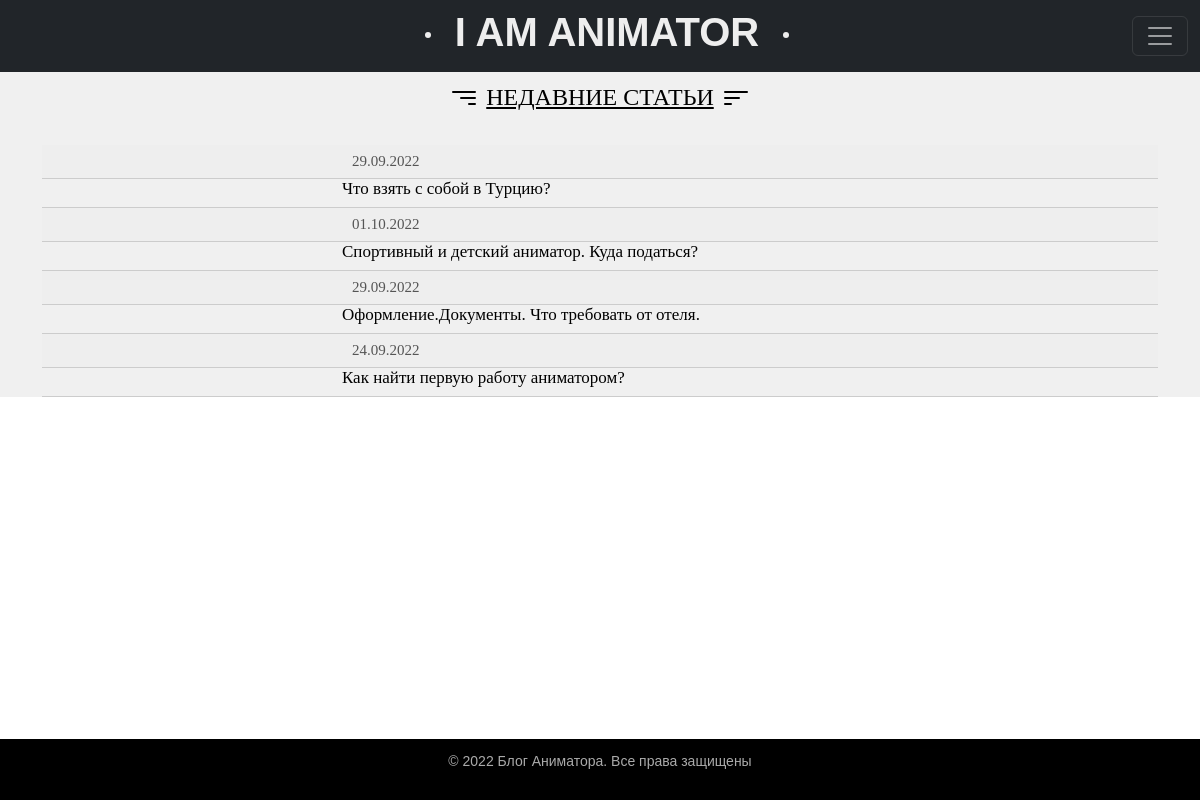
Page /pages/ on the earlier database version.
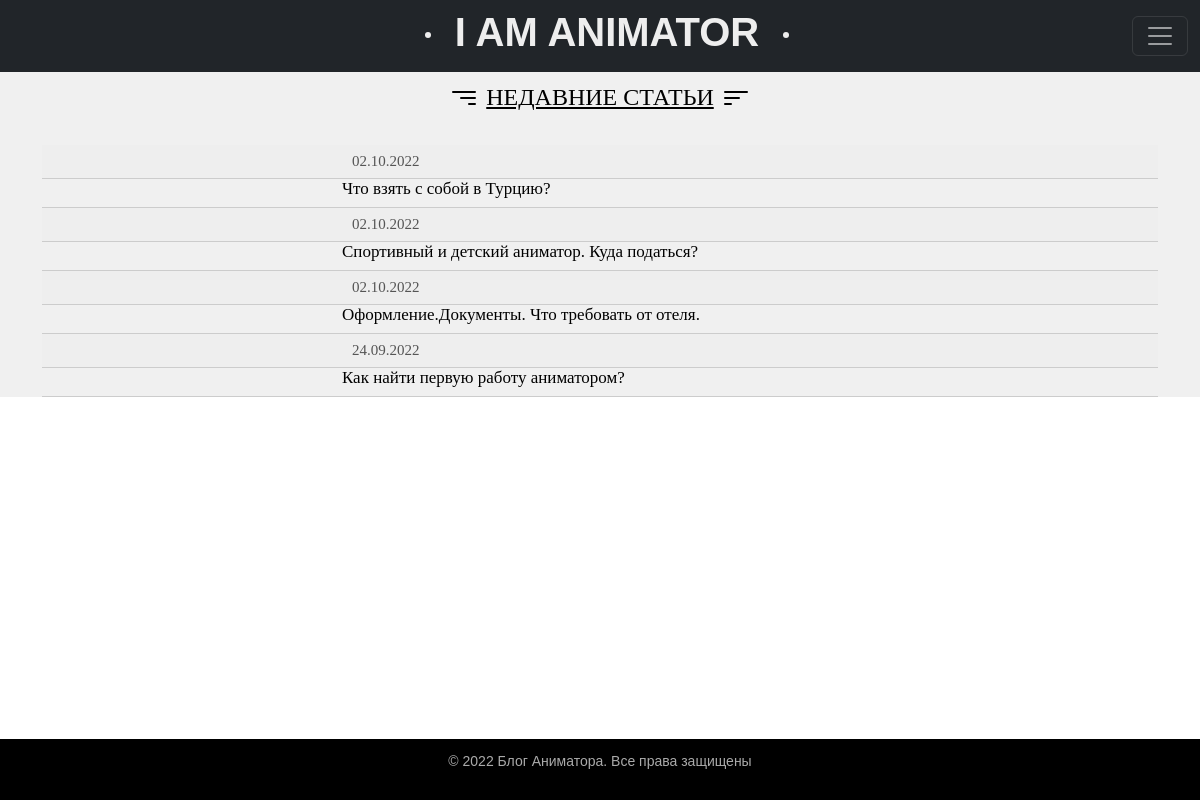
Same page on the later database version.
### blog/models.py (models this page shows, shortened)
class Posts(models.Model):
    title = models.CharField(max_length=255)
    slug = models.SlugField(max_length=255, unique=True, db_index=True, verbose_name='URL')
    content = models.TextField(blank=True)
    photo = models.ImageField(upload_to='photos/%Y/%m/%d/')
    time_create = models.DateTimeField(auto_now_add=True)
    time_update = models.DateTimeField(auto_now=True)
    is_published = models.BooleanField(default=True)
    def get_absolute_url(self):
        return reverse('post', kwargs={'post_slug': self.slug})
    class Meta:
        verbose_name = 'Посты'
        verbose_name_plural = 'Посты'
        ordering = ['-time_create', 'title']

### blog/views.py (the view)
# urls.py: path('pages/', cache_page(60) (Pages.as_view()), name='pages'),
class Pages(MutualContext, ListView):
    paginate_by = 6
    model = Posts
    template_name = 'blog/pages.html'
    context_object_name = 'articles'
    def get_queryset(self):
        query = self.request.GET.get('q')
        if query:
            return Posts.objects.filter(title__iregex=query)
        else:
            return Posts.objects.all()
    def get_context_data(self, *, object_list=None, **kwargs):
        context_dict = super().get_context_data(**kwargs)
        mutual_context_dict = self.get_user_context(title='Статьи')
        return dict(list(context_dict.items()) + list(mutual_context_dict.items()))

### blog/utils.py (called while the page is built)
    def get_user_context(self, **kwargs):
        context = kwargs
        return context

### blog/templates/blog/pages.html (shortened to what this page needs)
{% extends 'blog/base.html' %}
{% load static %}
{% block content %}
<div class="posts_style">
    <br>
    <h4 align="center">
        <u>НЕДАВНИЕ СТАТЬИ</u>
    </h4>
    <br>
    <div class="container">
        <div class="row">
            <div class="col-xl-12 col-md-12 col-sm-12" align="center">
                <ul class="list-articles">
                    {% for article in articles %}
                    <li>
                        <div class="article-panel">
                            <p class="first from_left_big">{{article.time_update | date:'d.m.Y'}}</p>
                        </div>
                    <li class="from_left_big"><h5 align="left"><a class="black-grey-style"
                                                                  href="{{ article.get_absolute_url }}">{{article.title}}</a>
                    </h5>
                    </li>
                    {% endfor %}
                </ul>
            </div>
        </div>
    </div>
</div>
{% endblock %}

Differences in the rows shown:
changed Posts "Что взять с собой в Турцию?": time_update "29.09.2022" → "02.10.2022"
changed Posts "Спортивный и детский аниматор. Куда податься?": time_update "01.10.2022" → "02.10.2022"
changed Posts "Оформление.Документы. Что требовать от отеля.": time_update "29.09.2022" → "02.10.2022"
